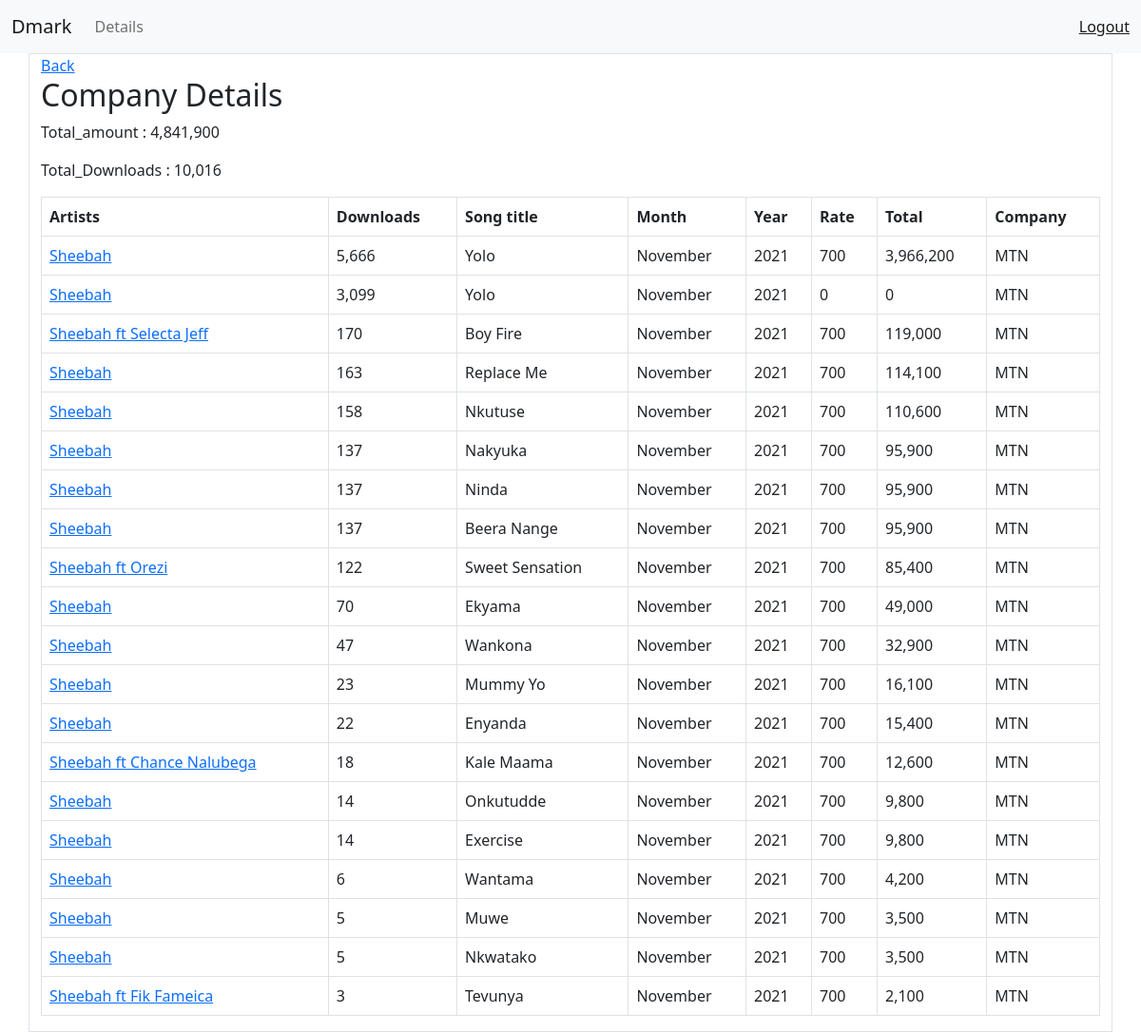
Page /company/MTN/ (signed in) on the committed database.
### artists/models.py (models this page shows, shortened)
class ArtistProfile(models.Model):
    artist = models.CharField(max_length=120)
    song = models.CharField(max_length=120)
    price = models.IntegerField()
    downloads = models.IntegerField(default=0)
    total_amount = models.IntegerField(default=0)
    month = models.CharField(max_length=120)
    year = models.IntegerField()
    company = models.CharField(max_length=120)

### artists/views.py (the view)
# urls.py: path("company/<str:slug>/", company_detail,name='company_detail'),
@login_required
def company_detail(request,slug):
    try:
        username = UserProfile.objects.filter(artist_name = request.user)[0]
    except:
        messages.error(request, 'Profile Not created')
        return redirect('login_view')
    aliases = ArtistAlias.objects.filter(user_profile=username.id)
    alias_list =[]
    for aliase in aliases:
        alias_list.append(aliase.alias)
    song_list=[]
    for x in alias_list:
        song_list.append(ArtistProfile.objects.filter(artist__startswith=x).filter(company=slug))
    song_list_2=[]
    for t in song_list:
        for x in t:
            song_list_2.append(x)
    company_name = sorted(song_list_2, key=lambda x: x.downloads, reverse=True)
    total_amount = sum(song.total_amount for song in company_name)
    total_downloads = sum(song.downloads for song in company_name)
    return render(request,'artists/company_detail.html',{"company_name":company_name ,'total_amount':total_amount,'total_downloads':total_downloads})

### artists/templates/artists/company_detail.html
{% extends 'base_layout.html'%}
{% load l10n %}
{% block content %}
    <div>
        <a href="{% url 'artists_details'%}">Back</a>
        <h2>Company Details</h2>
        <p>Total_amount : {{total_amount}}</p>
        <p>Total_Downloads : {{total_downloads}}</p>
    </div>
    <table class="table table-bordered table-hover">
        <thead>
          <tr>
              <th>Artists</th>
              <th>Downloads</th>
              <th>Song title</th>
              <th>Month</th>
              <th>Year</th>
              <th>Rate</th>
              <th>Total</th>
              <th>Company</th>
          </tr>
        </thead>
        {% for company in company_name %}
        <tbody>
          <tr>
            <td><a href="{% url 'song_detail' slug=company.song %}">{{company.artist}}</a></td>
            <td>{{company.downloads}}</td>
            <td>{{company.song}}</td>
            <td>{{company.month}}</td>
            <td>{{company.year|unlocalize }}</td>
            <td>{{company.price}}</td>
            <td>{{company.total_amount}}</td>
            <td>{{company.company}}</td>
          </tr>
        </tbody>
        {% endfor %}
      </table>
{% endblock %}

### rows in the picture
ArtistProfile: artist "Sheebah", downloads "5,666", song "Yolo", month "November", year "2021", price "700", total_amount "3,966,200", company "MTN"
ArtistProfile: artist "Sheebah", downloads "3,099", song "Yolo", month "November", year "2021", price "0", total_amount "0", company "MTN"
ArtistProfile: artist "Sheebah ft Selecta Jeff", downloads "170", song "Boy Fire", month "November", year "2021", price "700", total_amount "119,000", company "MTN"
ArtistProfile: artist "Sheebah", downloads "163", song "Replace Me", month "November", year "2021", price "700", total_amount "114,100", company "MTN"
ArtistProfile: artist "Sheebah", downloads "158", song "Nkutuse", month "November", year "2021", price "700", total_amount "110,600", company "MTN"
ArtistProfile: artist "Sheebah", downloads "137", song "Nakyuka", month "November", year "2021", price "700", total_amount "95,900", company "MTN"
ArtistProfile: artist "Sheebah", downloads "137", song "Ninda", month "November", year "2021", price "700", total_amount "95,900", company "MTN"
ArtistProfile: artist "Sheebah", downloads "137", song "Beera Nange", month "November", year "2021", price "700", total_amount "95,900", company "MTN"
ArtistProfile: artist "Sheebah ft Orezi", downloads "122", song "Sweet Sensation", month "November", year "2021", price "700", total_amount "85,400", company "MTN"
ArtistProfile: artist "Sheebah", downloads "70", song "Ekyama", month "November", year "2021", price "700", total_amount "49,000", company "MTN"
ArtistProfile: artist "Sheebah", downloads "47", song "Wankona", month "November", year "2021", price "700", total_amount "32,900", company "MTN"
ArtistProfile: artist "Sheebah", downloads "23", song "Mummy Yo", month "November", year "2021", price "700", total_amount "16,100", company "MTN"
ArtistProfile: artist "Sheebah", downloads "22", song "Enyanda", month "November", year "2021", price "700", total_amount "15,400", company "MTN"
ArtistProfile: artist "Sheebah ft Chance Nalubega", downloads "18", song "Kale Maama", month "November", year "2021", price "700", total_amount "12,600", company "MTN"
ArtistProfile: artist "Sheebah", downloads "14", song "Onkutudde", month "November", year "2021", price "700", total_amount "9,800", company "MTN"
ArtistProfile: artist "Sheebah", downloads "14", song "Exercise", month "November", year "2021", price "700", total_amount "9,800", company "MTN"
ArtistProfile: artist "Sheebah", downloads "6", song "Wantama", month "November", year "2021", price "700", total_amount "4,200", company "MTN"
ArtistProfile: artist "Sheebah", downloads "5", song "Muwe", month "November", year "2021", price "700", total_amount "3,500", company "MTN"
ArtistProfile: artist "Sheebah", downloads "5", song "Nkwatako", month "November", year "2021", price "700", total_amount "3,500", company "MTN"
ArtistProfile: artist "Sheebah ft Fik Fameica", downloads "3", song "Tevunya", month "November", year "2021", price "700", total_amount "2,100", company "MTN"

### other values in the picture
{{ total_amount }} "4,841,900"
{{ total_downloads }} "10,016"
